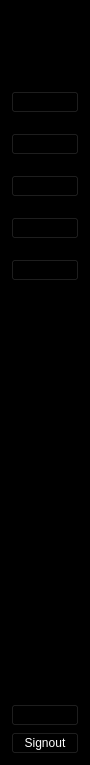
      <widget class="QWidget" name="icon_only_widget" native="true">
       <property name="minimumSize">
        <size>
         <width>90</width>
         <height>0</height>
        </size>
       </property>
       <property name="maximumSize">
        <size>
         <width>90</width>
         <height>16777215</height>
        </size>
       </property>
       <property name="styleSheet">
        <string notr="true">QWidget{
background-color: rgb(0, 0, 0);
color:white;

}

QPushButton:Checked{
background-color:white;
border-radius:3px;
}</string>
       </property>
       <layout class="QVBoxLayout" name="verticalLayout_10">
        <property name="topMargin">
         <number>30</number>
        </property>
        <item>
         <layout class="QHBoxLayout" name="horizontalLayout_2">
          <item>
           <widget class="QLabel" name="label_4">
            <property name="text">
             <string/>
            </property>
            <property name="pixmap">
             <pixmap resource="resources.qrc">:/images/head1-1.png</pixmap>
            </property>
           </widget>
          </item>
          <item>
           <spacer name="horizontalSpacer">
            <property name="orientation">
             <enum>Qt::Orientation::Horizontal</enum>
            </property>
            <property name="sizeHint" stdset="0">
             <size>
              <width>18</width>
              <height>20</height>
             </size>
            </property>
           </spacer>
          </item>
         </layout>
        </item>
        <item>
         <layout class="QVBoxLayout" name="verticalLayout_7">
          <property name="spacing">
           <number>20</number>
          </property>
          <property name="topMargin">
           <number>35</number>
          </property>
          <property name="bottomMargin">
           <number>9</number>
          </property>
          <item>
           <widget class="QPushButton" name="dashboard_1">
            <property name="text">
             <string/>
            </property>
            <property name="icon">
             <iconset resource="resources.qrc">
              <normaloff>:/images/border-all-solid.png</normaloff>
              <normalon>:/images/border-all-solid.png</normalon>:/images/border-all-solid.png</iconset>
            </property>
            <property name="iconSize">
             <size>
              <width>100</width>
              <height>20</height>
             </size>
            </property>
            <property name="checkable">
             <bool>true</bool>
            </property>
            <property name="autoExclusive">
             <bool>true</bool>
            </property>
           </widget>
          </item>
          <item>
           <widget class="QPushButton" name="offy_1">
            <property name="text">
             <string/>
            </property>
            <property name="icon">
             <iconset resource="resources.qrc">
              <normaloff>:/images/users-gear-solid.png</normaloff>
              <normalon>:/images/users-gear-solid.png</normalon>:/images/users-gear-solid.png</iconset>
            </property>
            <property name="iconSize">
             <size>
              <width>100</width>
              <height>20</height>
             </size>
            </property>
            <property name="checkable">
             <bool>true</bool>
            </property>
            <property name="autoExclusive">
             <bool>true</bool>
            </property>
           </widget>
          </item>
          <item>
           <widget class="QPushButton" name="residents_1">
            <property name="text">
             <string/>
            </property>
            <property name="icon">
             <iconset resource="resources.qrc">
              <normaloff>:/images/user-solid.png</normaloff>
              <normalon>:/images/user-solid.png</normalon>:/images/user-solid.png</iconset>
            </property>
            <property name="iconSize">
             <size>
              <width>100</width>
              <height>20</height>
             </size>
            </property>
            <property name="checkable">
             <bool>true</bool>
            </property>
            <property name="autoExclusive">
             <bool>true</bool>
            </property>
           </widget>
          </item>
          <item>
           <widget class="QPushButton" name="blotter_1">
            <property name="text">
             <string/>
            </property>
            <property name="icon">
             <iconset resource="resources.qrc">
              <normaloff>:/images/file-solid.png</normaloff>
              <normalon>:/images/file-solid.png</normalon>:/images/file-solid.png</iconset>
            </property>
            <property name="iconSize">
             <size>
              <width>100</width>
              <height>20</height>
             </size>
            </property>
            <property name="checkable">
             <bool>true</bool>
            </property>
            <property name="autoExclusive">
             <bool>true</bool>
            </property>
           </widget>
          </item>
          <item>
           <widget class="QPushButton" name="staff_1">
            <property name="text">
             <string/>
            </property>
            <property name="icon">
             <iconset resource="resources.qrc">
              <normaloff>:/images/users-solid (1).ico</normaloff>
              <normalon>:/images/users-solid (1).ico</normalon>:/images/users-solid (1).ico</iconset>
            </property>
            <property name="iconSize">
             <size>
              <width>100</width>
              <height>20</height>
             </size>
            </property>
            <property name="checkable">
             <bool>true</bool>
            </property>
            <property name="autoExclusive">
             <bool>true</bool>
            </property>
           </widget>
          </item>
         </layout>
        </item>
        <item>
         <spacer name="verticalSpacer_2">
          <property name="orientation">
           <enum>Qt::Orientation::Vertical</enum>
          </property>
          <property name="sizeHint" stdset="0">
           <size>
            <width>20</width>
            <height>408</height>
           </size>
          </property>
         </spacer>
        </item>
        <item>
         <layout class="QVBoxLayout" name="verticalLayout_8">
          <item>
           <widget class="QPushButton" name="settings_1">
            <property name="text">
             <string/>
            </property>
            <property name="icon">
             <iconset resource="resources.qrc">
              <normaloff>:/images/gear-solid.ico</normaloff>
              <normalon>:/images/gear-solid.ico</normalon>:/images/gear-solid.ico</iconset>
            </property>
            <property name="iconSize">
             <size>
              <width>100</width>
              <height>20</height>
             </size>
            </property>
            <property name="checkable">
             <bool>true</bool>
            </property>
            <property name="autoExclusive">
             <bool>true</bool>
            </property>
           </widget>
          </item>
          <item>
           <widget class="QPushButton" name="signout_1">
            <property name="text">
             <string>Signout</string>
            </property>
            <property name="icon">
             <iconset resource="resources.qrc">
              <normaloff>:/images/right-from-bracket-solid.png</normaloff>
              <normalon>:/images/right-from-bracket-solid.png</normalon>:/images/right-from-bracket-solid.png</iconset>
            </property>
            <property name="checkable">
             <bool>true</bool>
            </property>
            <property name="autoExclusive">
             <bool>true</bool>
            </property>
           </widget>
          </item>
         </layout>
        </item>
       </layout>
      </widget>
